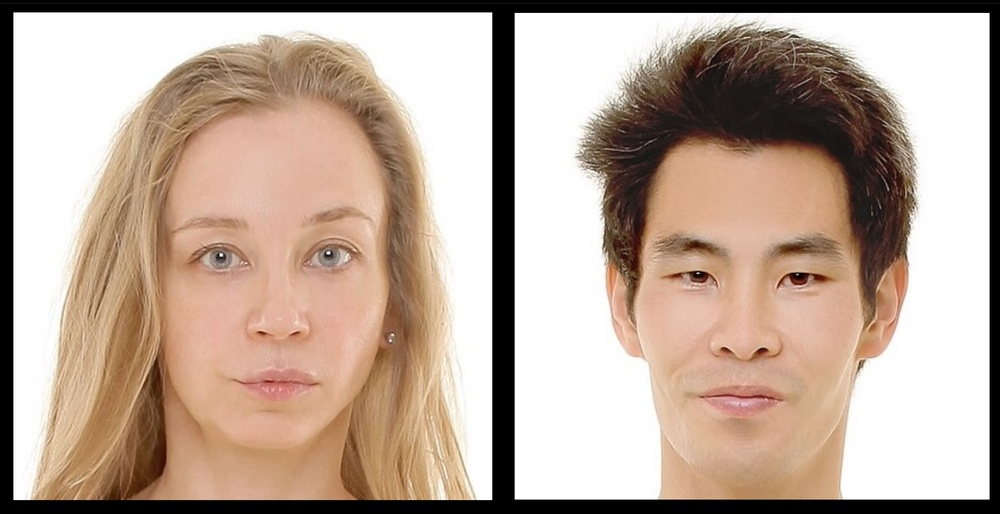
#> input picture 1/Human_faces.jpg, 1000 x 514 px, shrunk from 2015 x 1035 before the run
$ python app.py
#> lines starting #> are read from the running program, lines starting #| are printed output that depends on the picture; after the words box and inside, x2 and y2 are one past the last pixel; in counts of white or black regions, pixels touching at a corner belong together
import cv2
import numpy as np

# Load the pre-trained Haar Cascades for face and eye detection
face_cascade = cv2.CascadeClassifier(cv2.data.haarcascades + 'haarcascade_frontalface_default.xml')
eye_cascade = cv2.CascadeClassifier(cv2.data.haarcascades + 'haarcascade_eye.xml')

# Load an image
image = cv2.imread('Human_faces.jpg')  # Replace with your image path
#> image is the input picture: shape (514, 1000, 3); mean B, G, R 153.7, 168.2, 188.8
gray = cv2.cvtColor(image, cv2.COLOR_BGR2GRAY)
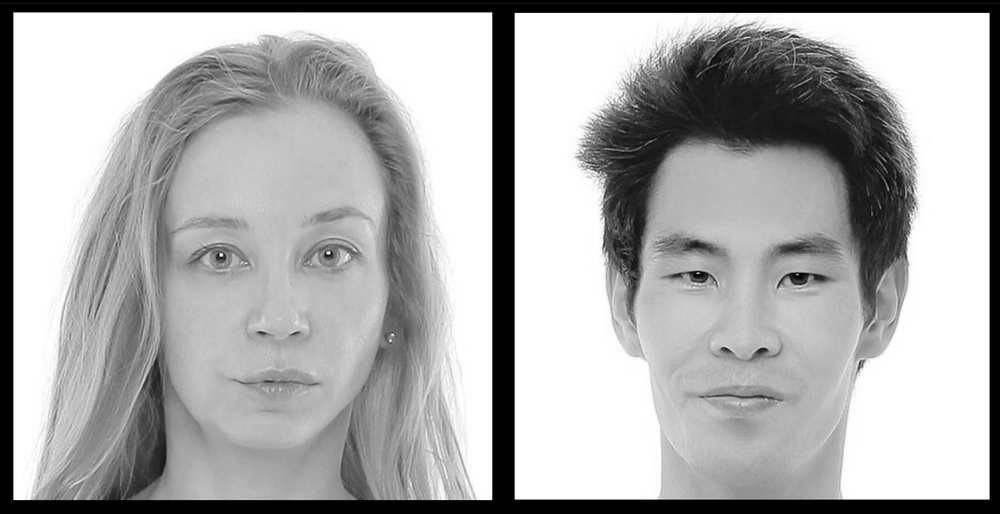
#> gray: shape (514, 1000); min 0, max 255, mean 172.7

# Detect faces in the image
faces = face_cascade.detectMultiScale(gray, 1.3, 5)
#> faces = [[112, 132, 323, 323], [601, 149, 300, 300]]

for (x, y, w, h) in faces:
    # Draw a rectangle around the face
    cv2.rectangle(image, (x, y), (x+w, y+h), (255, 0, 0), 2)

    roi_gray = gray[y:y+h, x:x+w]
    roi_color = image[y:y+h, x:x+w]

    # Detect eyes within the face region
    eyes = eye_cascade.detectMultiScale(roi_gray)
    for (ex, ey, ew, eh) in eyes:
        # Draw a rectangle around the eyes
        cv2.rectangle(roi_color, (ex, ey), (ex+ew, ey+eh), (0, 255, 0), 2)
#> this loop made 2 passes
#> (x, y, w, h, eyes) on passes 1 to 2: (112, 132, 323, 323, [[182, 90, 66, 66], [71, 92, 68, 68], [115, 204, 93, 93]]), (601, 149, 300, 300, [[162, 97, 65, 65], [61, 93, 68, 68]])
#> pass 1, `roi_gray = gray[y:y+h, x:x+w]`:
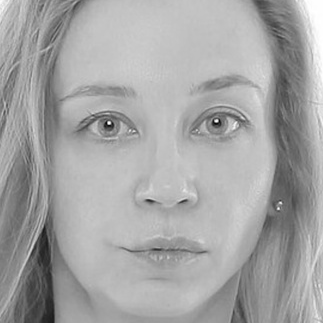
#> roi_gray: shape (323, 323); min 6, max 255, mean 164.3
#> pass 1, `roi_color = image[y:y+h, x:x+w]`:
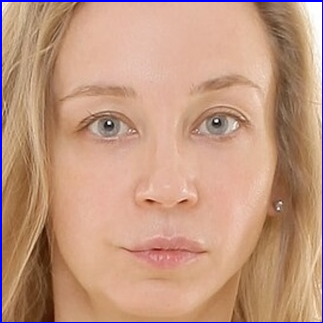
#> roi_color: shape (323, 323, 3); mean B, G, R 128.5, 151.6, 194
#> pass 2, `roi_gray = gray[y:y+h, x:x+w]`:
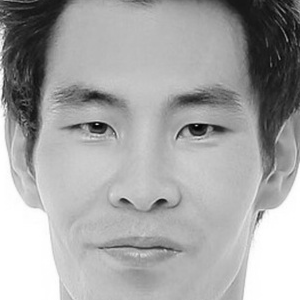
#> roi_gray: shape (300, 300); min 2, max 255, mean 165.9
#> pass 2, `roi_color = image[y:y+h, x:x+w]`:
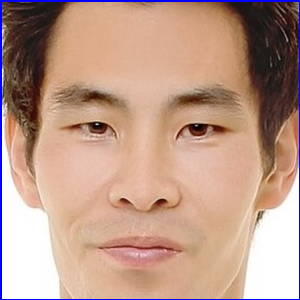
#> roi_color: shape (300, 300, 3); mean B, G, R 138.5, 154.6, 189.3
#> after the loop:
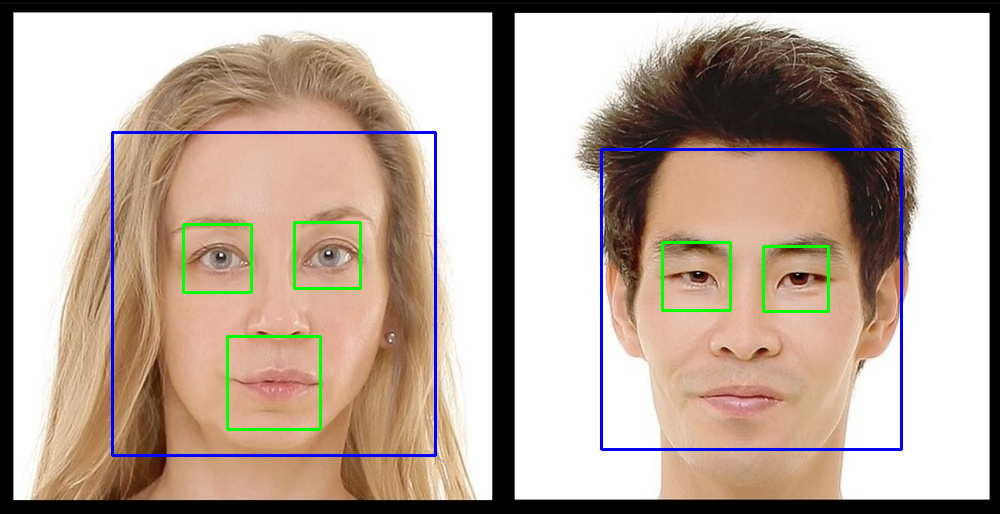
#> image: shape (514, 1000, 3); 2.29% of pixels changed, all inside (x1, y1, x2, y2) = (111, 131, 903, 457)
#> after the loop:
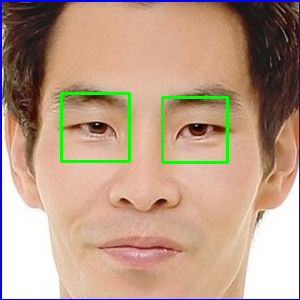
#> roi_color: shape (300, 300, 3); 1.76% of pixels changed, all inside (x1, y1, x2, y2) = (60, 92, 229, 164)

# Display the result
cv2.imshow('Facial Feature Art', image)
cv2.waitKey(0)
cv2.destroyAllWindows()
